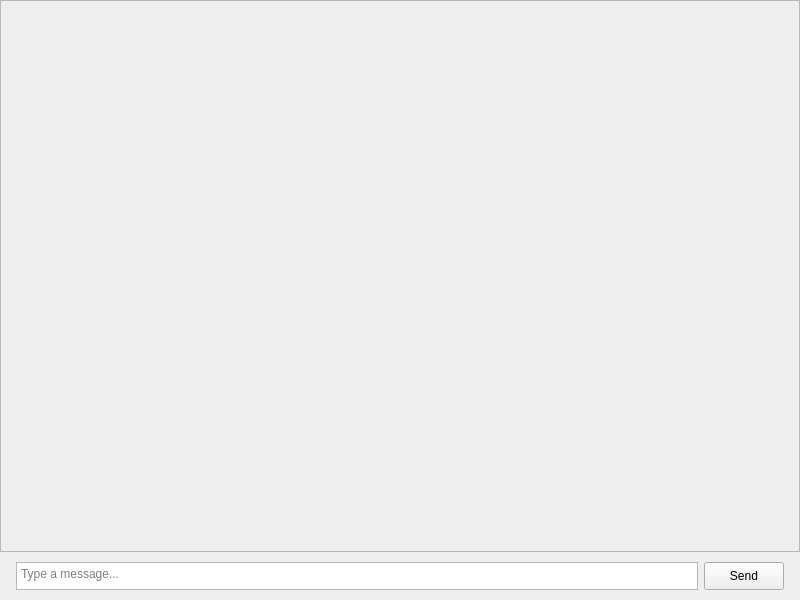
<?xml version="1.0" encoding="UTF-8"?>
<ui version="4.0">
 <class>MainPanel</class>
 <widget class="QWidget" name="MainPanel">
  <property name="geometry">
   <rect>
    <x>0</x>
    <y>0</y>
    <width>800</width>
    <height>600</height>
   </rect>
  </property>
  <layout class="QVBoxLayout" name="panelLayout">
   <property name="spacing">
    <number>0</number>
   </property>
   <property name="leftMargin">
    <number>0</number>
   </property>
   <property name="topMargin">
    <number>0</number>
   </property>
   <property name="rightMargin">
    <number>0</number>
   </property>
   <property name="bottomMargin">
    <number>0</number>
   </property>
   <item>
    <widget class="QScrollArea" name="scrollArea">
     <property name="verticalScrollBarPolicy">
      <enum>Qt::ScrollBarAsNeeded</enum>
     </property>
     <property name="horizontalScrollBarPolicy">
      <enum>Qt::ScrollBarAlwaysOff</enum>
     </property>
     <property name="widgetResizable">
      <bool>true</bool>
     </property>
     <widget class="QWidget" name="messageContainer">
      <property name="geometry">
       <rect>
        <x>0</x>
        <y>0</y>
        <width>798</width>
        <height>550</height>
       </rect>
      </property>
      <layout class="QVBoxLayout" name="messageLayout">
       <property name="spacing">
        <number>10</number>
       </property>
       <property name="leftMargin">
        <number>16</number>
       </property>
       <property name="topMargin">
        <number>16</number>
       </property>
       <property name="rightMargin">
        <number>16</number>
       </property>
       <property name="bottomMargin">
        <number>16</number>
       </property>
      </layout>
     </widget>
    </widget>
   </item>
   <item>
    <widget class="QFrame" name="inputFrame">
     <property name="sizePolicy">
      <sizepolicy hsizetype="Preferred" vsizetype="Maximum">
       <horstretch>0</horstretch>
       <verstretch>0</verstretch>
      </sizepolicy>
     </property>
     <property name="frameShape">
      <enum>QFrame::NoFrame</enum>
     </property>
     <layout class="QHBoxLayout" name="inputLayout">
      <property name="leftMargin">
       <number>16</number>
      </property>
      <property name="topMargin">
       <number>10</number>
      </property>
      <property name="rightMargin">
       <number>16</number>
      </property>
      <property name="bottomMargin">
       <number>10</number>
      </property>
      <item>
       <widget class="QTextEdit" name="messageInput">
        <property name="sizePolicy">
         <sizepolicy hsizetype="Expanding" vsizetype="Ignored">
          <horstretch>0</horstretch>
          <verstretch>0</verstretch>
         </sizepolicy>
        </property>
        <property name="verticalScrollBarPolicy">
         <enum>Qt::ScrollBarAlwaysOff</enum>
        </property>
        <property name="placeholderText">
         <string>Type a message...</string>
        </property>
       </widget>
      </item>
      <item>
       <widget class="QPushButton" name="sendButton">
        <property name="sizePolicy">
         <sizepolicy hsizetype="Minimum" vsizetype="Ignored">
          <horstretch>0</horstretch>
          <verstretch>0</verstretch>
         </sizepolicy>
        </property>
        <property name="minimumSize">
         <size>
          <width>80</width>
          <height>28</height>
         </size>
        </property>
        <property name="text">
         <string>Send</string>
        </property>
       </widget>
      </item>
     </layout>
    </widget>
   </item>
  </layout>
 </widget>
 <resources/>
 <connections/>
</ui>
